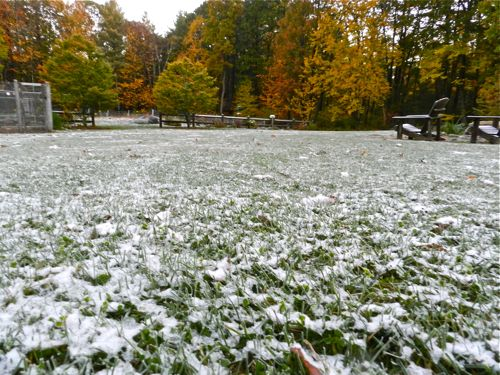
#> input picture src/AI/Detection/sample1.jpg, 500 x 375 px
$ python snowDetectorCV.py
#> lines starting #> are read from the running program, lines starting #| are printed output that depends on the picture; after the words box and inside, x2 and y2 are one past the last pixel; in counts of white or black regions, pixels touching at a corner belong together
import cv2
import numpy as np

# Load image
img = cv2.imread("sample1.jpg")
#> img is the input picture: shape (375, 500, 3); mean B, G, R 112.3, 133.6, 134.9

if img is None:
    print("Error: Could not load image")
    exit(1)

# Get image dimensions
height, width = img.shape[:2]
#> height = 375; width = 500

# Define region of interest (ROI) - exclude upper portion (sky)
# Ignore top 30% of image to exclude sky
sky_threshold = int(height * 0.3)
#> sky_threshold = 112
roi = img[sky_threshold:, :]

# Convert ROI to HSV color space for efficient processing
hsv_roi = cv2.cvtColor(roi, cv2.COLOR_BGR2HSV)
#> hsv_roi: shape (263, 500, 3); mean H, S, V 57.1, 39.8, 157

# Extract channels
h, s, v = cv2.split(hsv_roi)
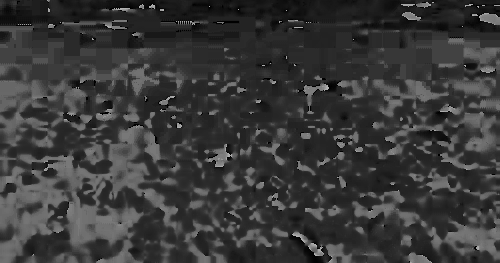
#> h: shape (263, 500); min 0, max 179, mean 57.1
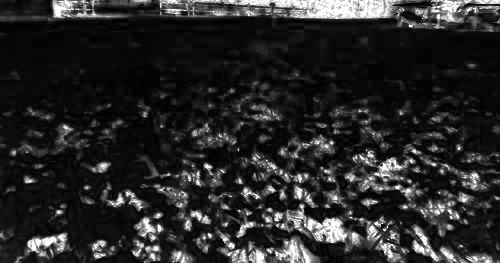
#> s: shape (263, 500); min 0, max 255, mean 39.8
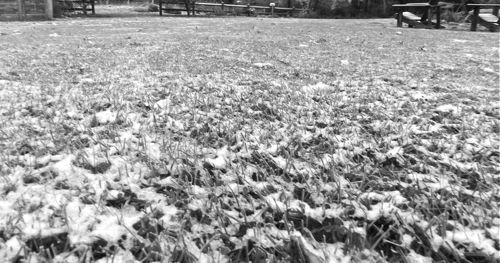
#> v: shape (263, 500); min 3, max 255, mean 157

# Calculate adaptive thresholds based on image statistics
# Snow characteristics: high brightness (V), low saturation (S)
v_mean = np.mean(v)
#> v_mean = 157
v_std = np.std(v)
#> v_std = 55.68
s_mean = np.mean(s)
#> s_mean = 39.77
s_std = np.std(s)
#> s_std = 55.64

# Dynamic threshold calculation
# For Value (brightness): look for pixels significantly brighter than average
min_value = max(200, int(v_mean + 0.8 * v_std))  # At least 200, or mean + 0.8 std
#> min_value = 201
max_value = 255

# For Saturation: snow has low saturation
max_saturation = min(50, int(s_mean + 0.5 * s_std))  # Keep it low
#> max_saturation = 50

print(f"Image stats - V mean: {v_mean:.1f}, V std: {v_std:.1f}")
#| Image stats - V mean: 157.0, V std: 55.7
print(f"Image stats - S mean: {s_mean:.1f}, S std: {s_std:.1f}")
#| Image stats - S mean: 39.8, S std: 55.6
print(f"Dynamic thresholds - V: [{min_value}, {max_value}], S: [0, {max_saturation}]")
#| Dynamic thresholds - V: [201, 255], S: [0, 50]

# Define dynamic thresholds for snow
lower_snow = np.array([0, 0, min_value])
#> lower_snow = [0, 0, 201]
upper_snow = np.array([180, max_saturation, max_value])
#> upper_snow = [180, 50, 255]

# Create mask for snow in ROI
snow_mask_roi = cv2.inRange(hsv_roi, lower_snow, upper_snow)
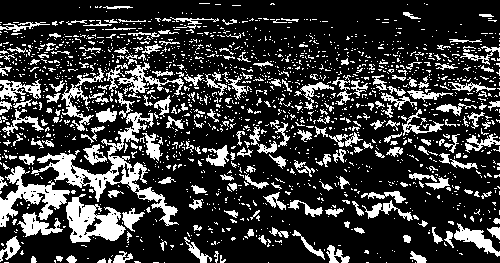
#> snow_mask_roi: shape (263, 500); 22.5% white; 1776 white regions (1563 under 20 px), largest, box (x1, y1, x2, y2) and area: (31, 112, 179, 226) 2786, (66, 194, 126, 243) 1561, (0, 166, 70, 227) 1472

# Apply morphological operations for noise reduction (optimized kernel size)
kernel = cv2.getStructuringElement(cv2.MORPH_ELLIPSE, (3, 3))  # Smaller, more efficient kernel
snow_mask_roi = cv2.morphologyEx(snow_mask_roi, cv2.MORPH_OPEN, kernel, iterations=1)
#> snow_mask_roi: shape (263, 500); 14.8% white; 532 white regions (349 under 20 px), largest, box (x1, y1, x2, y2) and area: (66, 197, 125, 243) 1496, (0, 166, 70, 227) 1382, (37, 153, 119, 200) 1065
snow_mask_roi = cv2.morphologyEx(snow_mask_roi, cv2.MORPH_CLOSE, kernel, iterations=1)
#> snow_mask_roi: shape (263, 500); 15.4% white; 448 white regions (281 under 20 px), largest, box (x1, y1, x2, y2) and area: (37, 110, 154, 200) 1817, (66, 197, 144, 243) 1781, (0, 166, 70, 227) 1471

# Create full-size mask with sky region excluded
snow_mask = np.zeros((height, width), dtype=np.uint8)
snow_mask[sky_threshold:, :] = snow_mask_roi
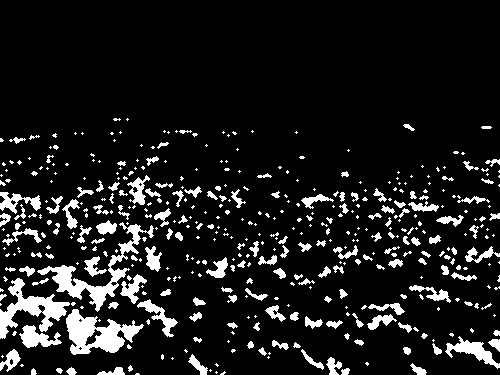
#> snow_mask: shape (375, 500); 10.8% white; 448 white regions (281 under 20 px)

# Find contours for better visualization and area calculation
contours, _ = cv2.findContours(snow_mask, cv2.RETR_EXTERNAL, cv2.CHAIN_APPROX_SIMPLE)
#> contours = 448 contours, 319 with area under 20; largest, box (x1, y1, x2, y2) and area: (66, 309, 144, 355) 1764, (37, 222, 154, 312) 1573, (0, 278, 70, 339) 1351, (445, 336, 500, 369) 518, (19, 325, 62, 348) 446

# Filter contours by minimum area (remove noise)
min_contour_area = (width * height) * 0.001  # At least 0.1% of image
#> min_contour_area = 187.5
valid_contours = [cnt for cnt in contours if cv2.contourArea(cnt) > min_contour_area]
#> valid_contours = 13 contours; largest, box (x1, y1, x2, y2) and area: (66, 309, 144, 355) 1764, (37, 222, 154, 312) 1573, (0, 278, 70, 339) 1351, (445, 336, 500, 369) 518, (19, 325, 62, 348) 446

print(f"Detected {len(valid_contours)} snow regions")
#| Detected 13 snow regions

# Create visualization
output = img.copy()

# Draw sky exclusion line
cv2.line(output, (0, sky_threshold), (width, sky_threshold), (255, 0, 0), 2)
cv2.putText(output, "Sky Region (Ignored)", (10, sky_threshold - 10),
            cv2.FONT_HERSHEY_SIMPLEX, 0.6, (255, 0, 0), 2)

# Draw contours on output image
cv2.drawContours(output, valid_contours, -1, (0, 0, 255), 2)

# Highlight snow regions with semi-transparent overlay
highlight = img.copy()
highlight[snow_mask > 0] = [0, 0, 255]
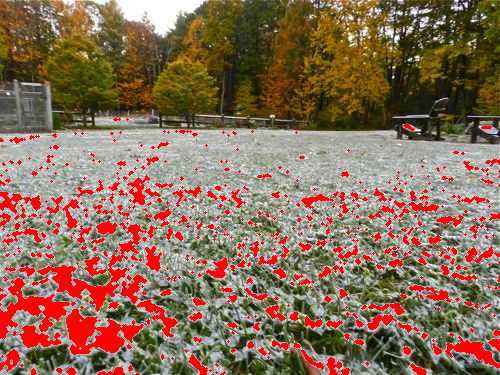
#> highlight: shape (375, 500, 3); 10.82% of pixels changed, all inside (x1, y1, x2, y2) = (0, 118, 500, 375)
output = cv2.addWeighted(output, 0.75, highlight, 0.25, 0)

# Add information text
total_snow_pixels = np.sum(snow_mask > 0)
#> total_snow_pixels = 20280
snow_percentage = (total_snow_pixels / (width * height)) * 100
#> snow_percentage = 10.82
info_text = f"Snow coverage: {snow_percentage:.2f}%"
#> info_text = 'Snow coverage: 10.82%'
cv2.putText(output, info_text, (10, 30), cv2.FONT_HERSHEY_SIMPLEX, 0.7, (0, 255, 0), 2)
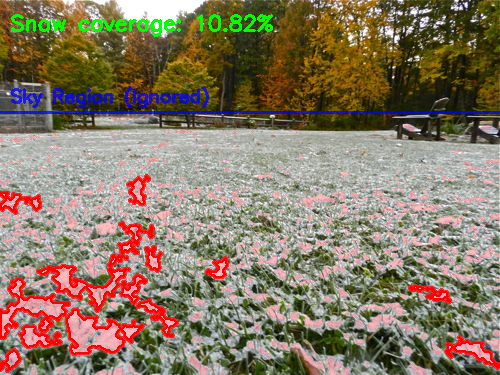
#> output: shape (375, 500, 3); mean B, G, R 101.4, 121.6, 135.8

# Show results
cv2.imshow("Original", img)
cv2.imshow("Snow Mask", snow_mask)
cv2.imshow("Snow Detection (Sky Excluded)", output)
cv2.waitKey(0)
cv2.destroyAllWindows()
